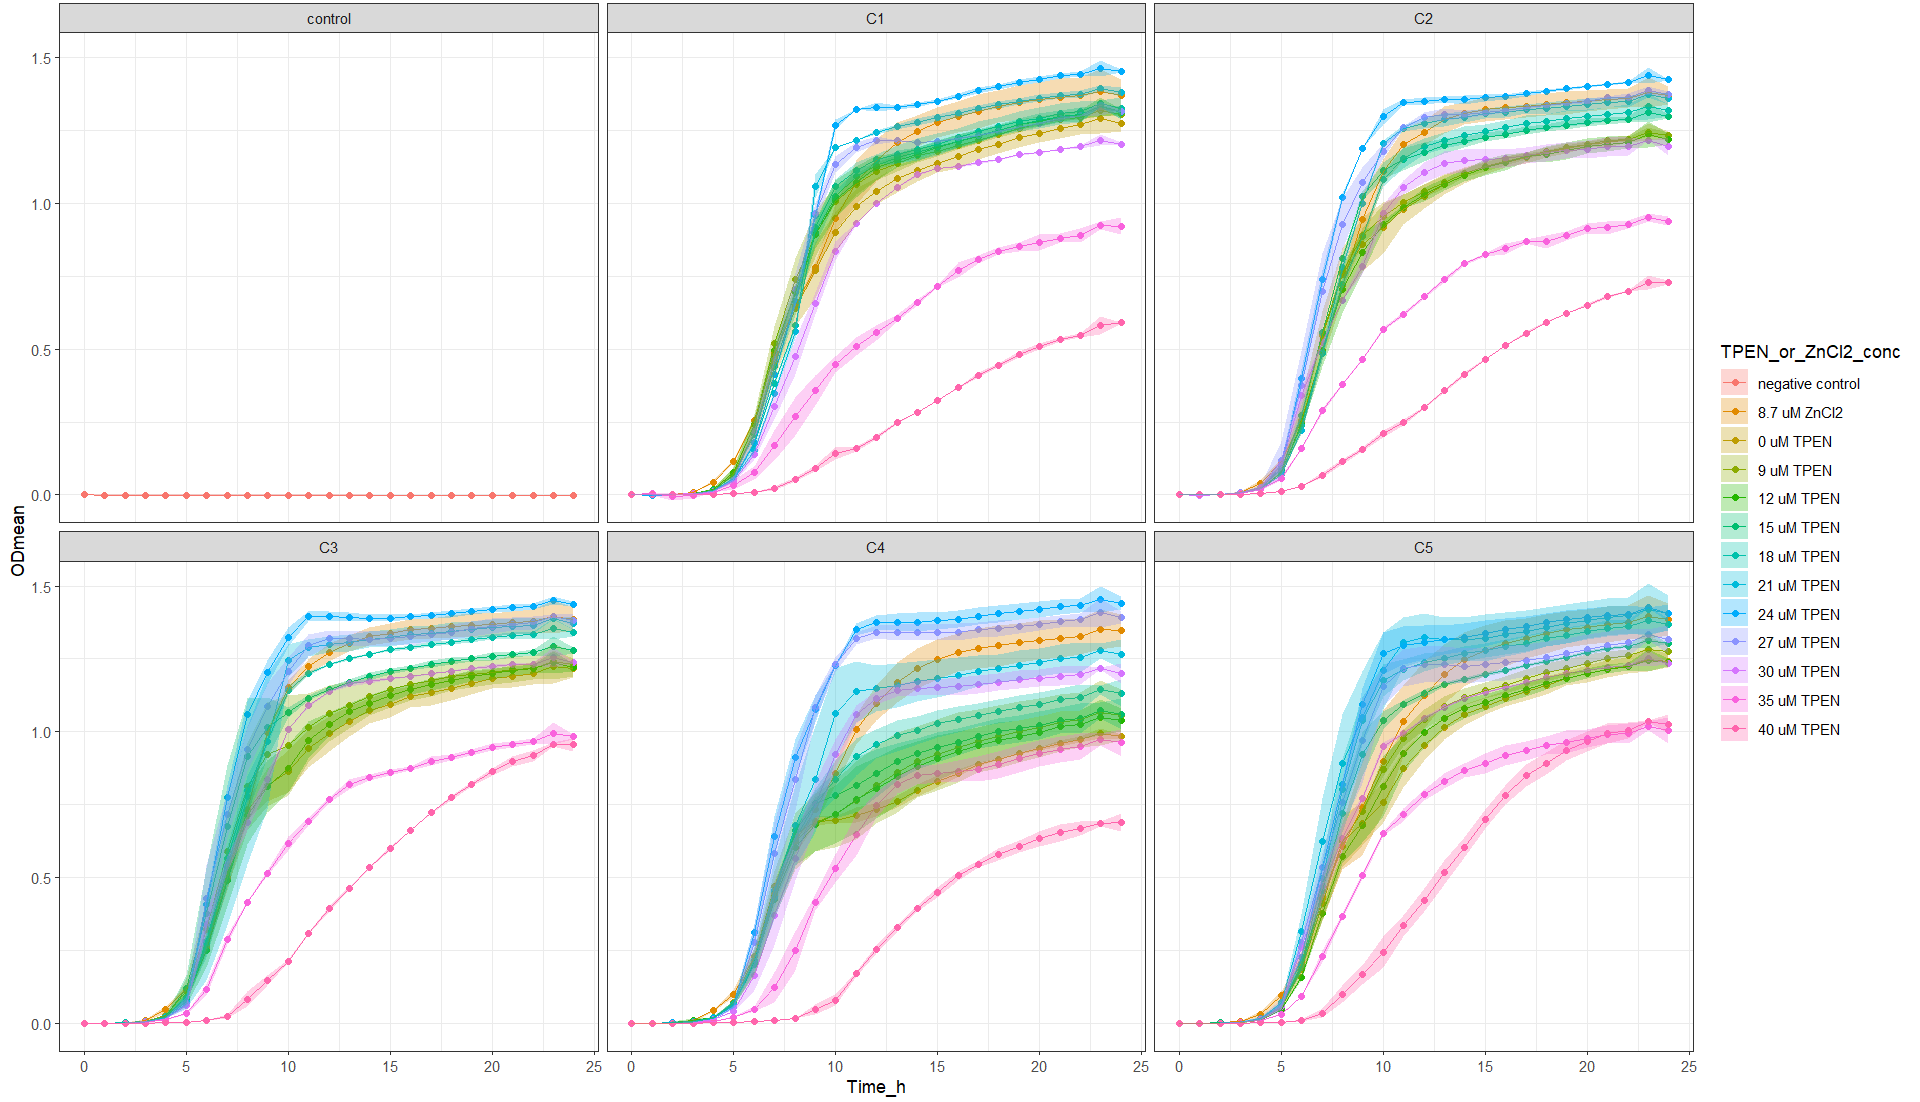

Generate this figure with R:
setwd("~/ITQB/Plate readings/Exp41_sarela_2plates_05062024")

library(tidyverse)

library(readxl)
Exp41 <- Exp41_2plates_05062024 <- read_excel("Exp41_2plates_05062024_final_final.xlsx")
View(Exp41) 

Exp41_v1 <- Exp41 %>%
  pivot_longer(names_to = "Condition", values_to = "OD_578", cols = -Time_h)
Exp41_v1
View(Exp41_v1)


Exp41_v2 <- separate(Exp41_v1, Condition, 
                     c("Community",
                       "Transfer_medium",
                       "Zn_condition", 
                       "Tech_Repl",
                       "Biol_Repl",
                       "TPEN_or_ZnCl2_conc",
                       "Well_number"), 
                     sep = "_", remove = FALSE,
                     convert = FALSE)
View(Exp41_v2)

Exp41_v2$OD_578 <- as.numeric (Exp41_v2$OD_578) #Because OD_578 values are character

Exp41_v2$TPEN_or_ZnCl2_conc <- factor(Exp41_v2$TPEN_or_ZnCl2_conc, levels = c("nodrug",
                                                                              "1.74",
                                                                              "0",
                                                                              "1.8",
                                                                              "2.4",
                                                                              "3.0",
                                                                              "3.6",
                                                                              "4.2",
                                                                              "4.8",
                                                                              "5.4",
                                                                              "6.0",
                                                                              "7.0",
                                                                              "8.0"))

Exp41_v2 <- Exp41_v2 %>% mutate(TPEN_or_ZnCl2_conc = recode (TPEN_or_ZnCl2_conc,
                                                             "nodrug" = "control",
                                                             "1.74" = "17.4uM",
                                                             "0" = "0uM",
                                                             "1.8" = "9uM",
                                                             "2.4" = "12uM",
                                                             "3.0" = "15uM",
                                                             "3.6" = "18uM",
                                                             "4.2" = "21uM",
                                                             "4.8" = "24uM",
                                                             "5.4" = "27uM",
                                                             "6.0" = "30uM",
                                                             "7.0" = "35uM",
                                                             "8.0" = "40uM"))


Exp41_v2$Community <- factor(Exp41_v2$Community, levels = c("control",
                                                            "C1",
                                                            "C2",
                                                            "C3",
                                                            "C4",
                                                            "C5"))

Exp41_v2 %>%
  ggplot(aes(x= Time_h, y=OD_578, color = Tech_Repl)) +
  geom_line() +
  facet_grid (Community ~ TPEN_or_ZnCl2_conc)


Exp41_v3<- Exp41_v2 %>% group_by(Community, Transfer_medium, Zn_condition, Tech_Repl, Biol_Repl, Well_number) %>%
  mutate(blank = Time_h ==0)


View(Exp41_v3)

Exp41_v4 <- Exp41_v3 %>%
  group_by(Community, Transfer_medium, Zn_condition, Tech_Repl, Biol_Repl, Well_number) %>%
  mutate(OD = OD_578 - OD_578[blank]) %>%
  ungroup()


View(Exp41_v4)

#Obtain the mean and sd
Exp41_v5 <- Exp41_v4 %>% group_by(Time_h, Community, TPEN_or_ZnCl2_conc, Zn_condition) %>%
  summarise(ODmean = mean(OD), sdOD = sd(OD), n())

Exp41_v5$Community <- factor(Exp41_v5$Community, levels = c("control",
                                                            "C1",
                                                            "C2",
                                                            "C3",
                                                            "C4",
                                                            "C5"))


Exp41_v5 <- Exp41_v5 %>% mutate(TPEN_or_ZnCl2_conc =  recode (TPEN_or_ZnCl2_conc,
                                                              "control" = "negative control",
                                                              "17.4uM" = "17.4 uM ZnCl2",
                                                              "0uM" = "0 uM TPEN",
                                                              "9uM" = "9 uM TPEN",
                                                              "12uM" = "12 uM TPEN",
                                                              "15uM" = "15 uM TPEN",
                                                              "18uM" = "18 uM TPEN",
                                                              "21uM" = "21 uM TPEN",
                                                              "24uM" = "24 uM TPEN",
                                                              "27uM" = "27 uM TPEN",
                                                              "30uM" = "30 uM TPEN",
                                                              "35uM" = "35 uM TPEN",
                                                              "40uM" = "40 uM TPEN"))




Exp41_v5  %>% ggplot(aes(x = Time_h,
                         y = ODmean,
                         color = TPEN_or_ZnCl2_conc,
                         fill = TPEN_or_ZnCl2_conc
)) +
  geom_point() +
  geom_line() +
  geom_ribbon(aes(ymin=ODmean-sdOD, ymax=ODmean+sdOD),
              alpha = 0.3, colour = NA) +
  facet_wrap (Community ~ .) +
  theme_bw()
